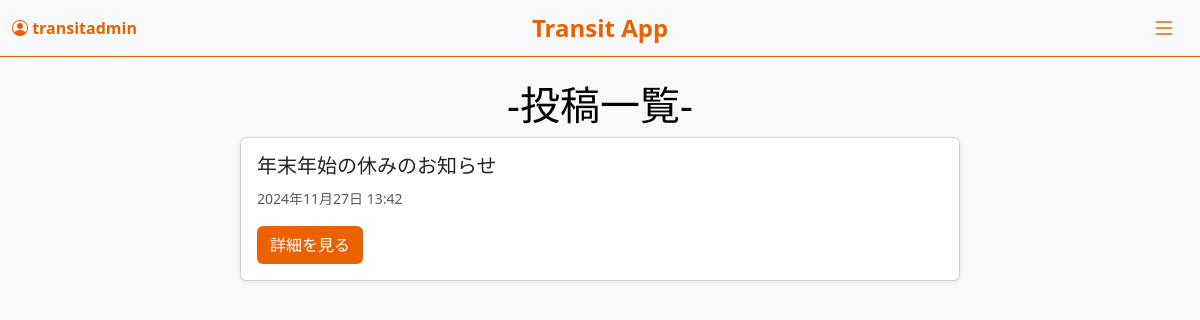
Page / (signed in) on the earlier database version.
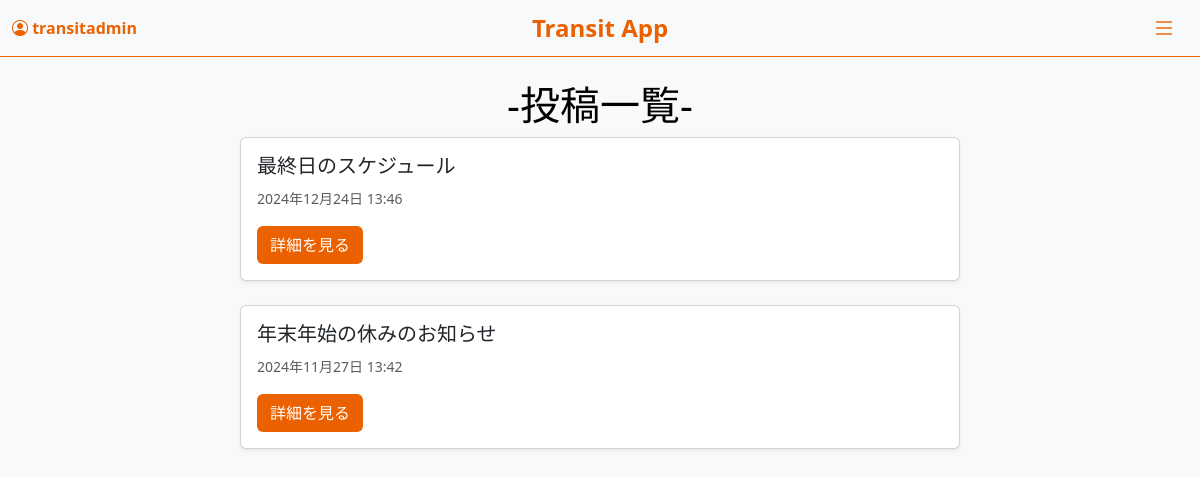
Same page on the later database version.
### accounts/models.py (models this page shows, shortened)
class Post(models.Model):
    title = models.CharField(max_length=200)
    slug = models.SlugField(unique=True, blank=True)
    content = models.TextField()
    attached_file = models.FileField(upload_to='attachments/', blank=True, null=True)
    created_at = models.DateTimeField(default=timezone.now)
    read_by = models.ManyToManyField(User, related_name='read_posts', blank=True)  # 既読ユーザーのフィールド
    likes = models.ManyToManyField(User, related_name='liked_posts', blank=True)
    new_comment = models.BooleanField(default=False)
    class Meta:
        verbose_name = "投稿"
        verbose_name_plural = "投稿一覧"

### accounts/views.py (the view)
# urls.py: path('', views.index, name='index'),
@login_required
def index(request):
    posts = Post.objects.all().order_by('-created_at')
    return render(request, 'accounts/index.html', {'posts': posts})

### accounts/templates/accounts/index.html
{% extends 'accounts/base.html' %}
{% block content %}
    <div class="container mt-4">
        <h1 class="text-center">-投稿一覧-</h1>
        <div class="row justify-content-center">
            {% for post in posts %}
                <div class="col-md-8 mb-4">
                    <div class="card shadow-sm">
                        <div class="card-body">
                            <h5 class="card-title">{{ post.title }}</h5>
                            <p class="card-text"><small class="text-muted">{{ post.created_at|date:"Y年m月d日 H:i" }}</small></p>
                            <a href="{% url 'post_detail' post.slug %}" class="btn btn-eb6100">詳細を見る</a>
                        </div>
                    </div>
                </div>
            {% endfor %}
        </div>
    </div>
{% endblock %}

Differences in the rows shown:
added Post: title "最終日のスケジュール", created_at "2024年12月24日 13:46"
